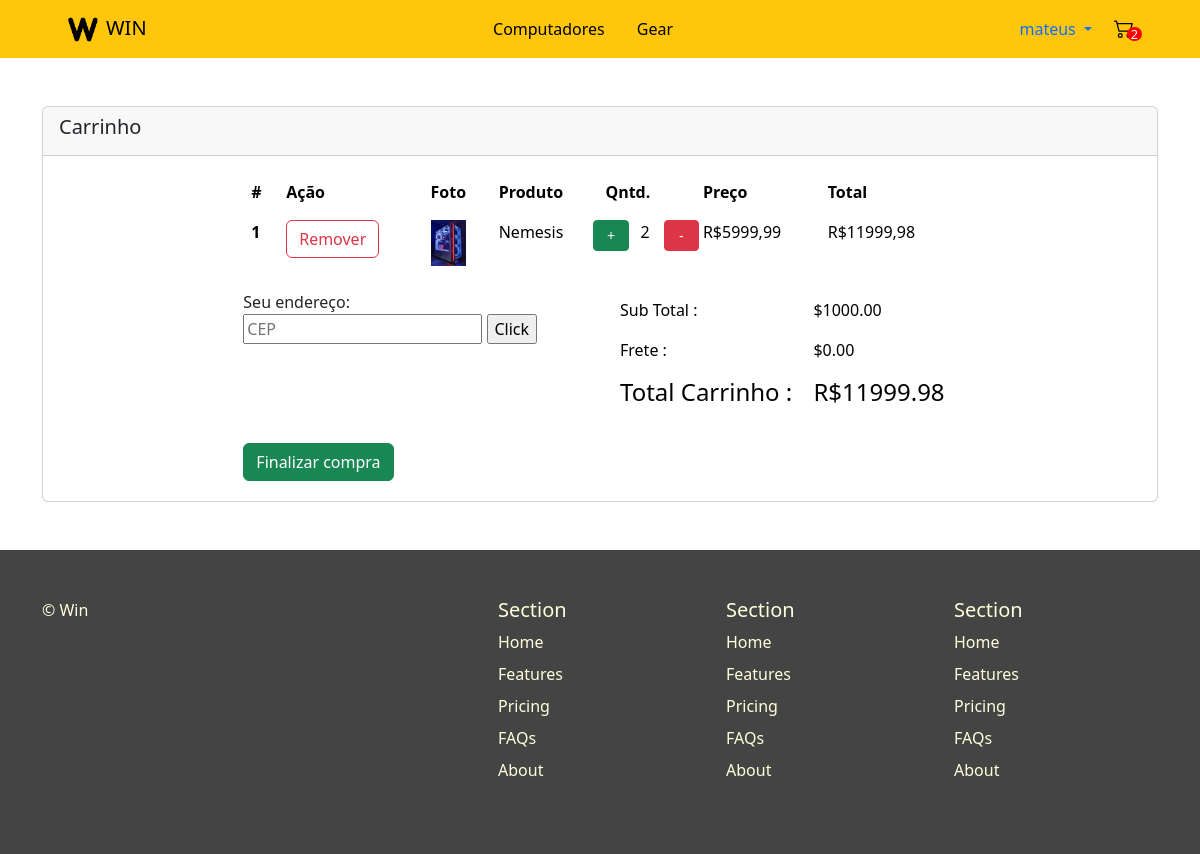
The app's page /carrinho (signed in), older data.
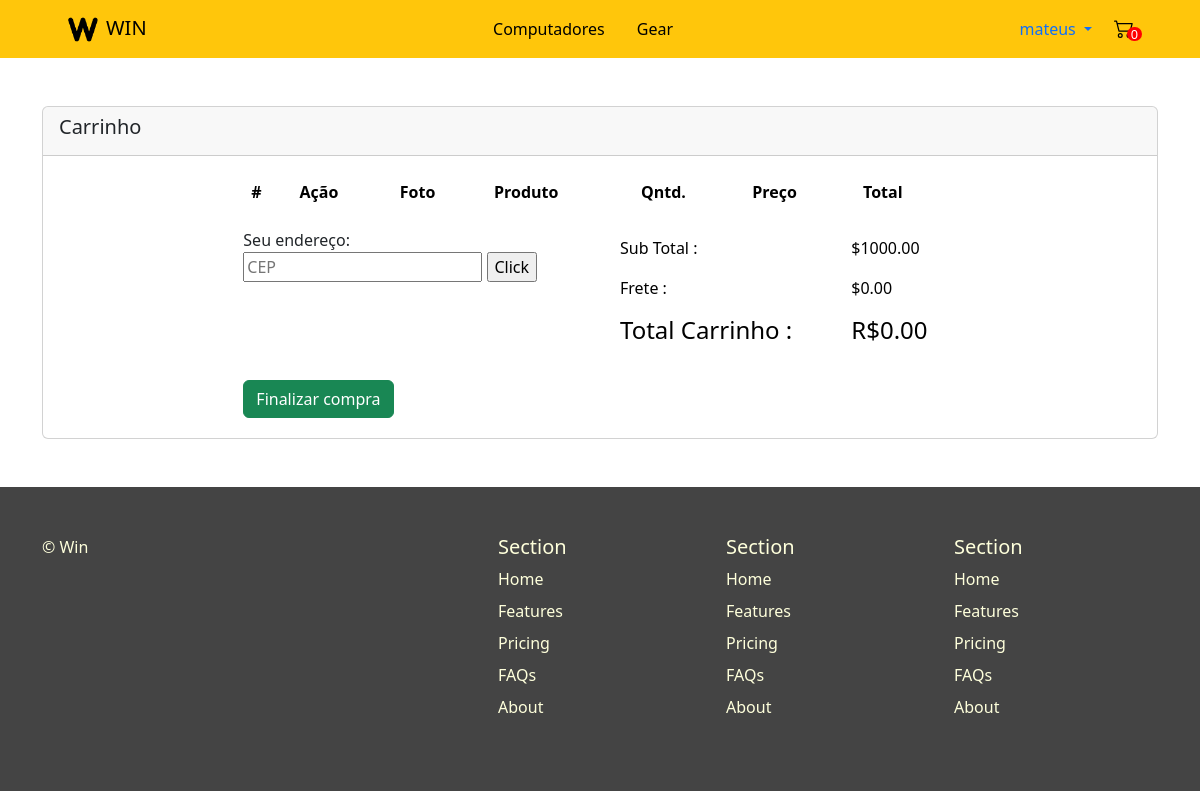
The same page, newer data.
### venda/models.py (models this page shows, shortened)
class Carrinho(models.Model):
    id = models.UUIDField(primary_key=True, default=uuid.uuid4)
    user = models.ForeignKey(User, on_delete=models.CASCADE)
    completed = models.BooleanField(default=False)
    @property
    def num_itens_carrinho(self):
        itens = self.itenscarrinho.all()
        quantidade = sum([item.quantidade for item in itens])
        return quantidade
    @property
    def subtotal_carrinho(self):
        produtos = self.itenscarrinho.all()
        total = sum([produto.total for produto in produtos])
        preco_total = f"{total:.2f}"
        return preco_total

class ItemCarrinho(models.Model):
    produto = models.ForeignKey('Produto', on_delete=models.CASCADE, related_name='itens')
    carrinho = models.ForeignKey('Carrinho', on_delete=models.CASCADE, related_name='itenscarrinho')
    quantidade = models.IntegerField(default=0)
    @property
    def total(self):
        total = self.produto.preco * self.quantidade
        return total

class Produto(models.Model):
    nome = models.CharField(max_length=100, help_text='Nome')
    descricao = models.CharField(max_length=100, help_text='Descrição')
    preco = models.FloatField(help_text='Preço')
    imagem = models.ImageField(upload_to='images', default='Sem imagem')
    estoque = models.IntegerField(default=0)
    CATEGORIAS = (
        ('c', 'Computador'),
        ('p', 'Periférico'),
        ('a', 'Acessório')
    )
    categoria = models.CharField(max_length=1,
                                 choices=CATEGORIAS,
                                 default='c',
                                 blank=True,
                                 help_text='Categoria do produto')

### venda/views.py (the view)
# urls.py: path('carrinho', views.carrinho, name="carrinho"),
def carrinho(request):
    carrinho = None
    itenscarrinho = []
    if request.user.is_authenticated:
        carrinho, created = Carrinho.objects.get_or_create(user=request.user, completed=False)
        itenscarrinho = carrinho.itenscarrinho.all()
    context = {"carrinho":carrinho, "itens":itenscarrinho}
    return render(request, "venda/carrinho.html", context)

### venda/context_processors.py (called while the page is built)
def carrinho(request):
    if request.user.is_authenticated:
        carrinho, created = Carrinho.objects.get_or_create(user=request.user, completed=False)
        return {'carrinho': carrinho}
    else:
        return {'carrinho':0}

### venda/templates/venda/carrinho.html (shortened to what the changed rows need)
{% extends 'base_generic.html' %}
{% block content %}
<link rel="stylesheet" href="https://cdn.jsdelivr.net/npm/remixicon@2.5.0/fonts/remixicon.css">
<div class="container">
<div class="contentbar">
        <div class="row">
            <div class="col-md-12 col-lg-12 col-xl-12">
                <div class="card my-5">
                    <div class="card-body">
                        <div class="row justify-content-center">
                            <div class="col-lg-10 col-xl-8">
                                <div class="cart-container">
                                    <div class="cart-head">
                                        <div class="table-responsive">
                                            <table class="table table-borderless">
                                                <thead>
                                                    <tr>
                                                        <th scope="col">#</th>
                                                        <th scope="col">Ação</th>
                                                        <th scope="col">Foto</th>
                                                        <th scope="col">Produto</th>
                                                        <th scope="col">Qntd.</th>
                                                        <th scope="col">Preço</th>
                                                        <th scope="col" class="text-right">Total</th>
                                                    </tr>
                                                </thead>
                                                <tbody>
                                                {% for item in itens %}
                                                    <tr>
                                                        <th scope="row">{{ forloop.counter }}</th>
                                                        <td><button class="delete-item-carrinho btn btn-outline-danger" value="{{ item.produto.id }}">Remover</button></td>
                                                        <td><img src="{{ item.produto.imagem.url }}" class="img-fluid" width="35" height="35" alt="product"></td>
                                                        <td>{{ item.produto.nome }}</td>
                                                        <td>
                                                            <div class="row row-cols-3">
                                                                <button class="add-to-cart btn btn-success btn-sm" value="{{ item.produto.id }}">+</button>
                                                                <div class="justify-items-center">{{ item.quantidade }}</div>
                                                                {% if item.quantidade == 1 %}
                                                                    <button class="remove-from-carrinho btn btn-secondary btn-sm" value="{{ item.produto.id }}" disabled>-</button>
                                                                {% else %}
                                                                    <button class="remove-from-carrinho btn btn-danger btn-sm" value="{{ item.produto.id }}">-</button>
                                                                {% endif %}
                                                            </div>
                                                        </td>
                                                        <td>R${{ item.produto.preco }}</td>
                                                        <td class="text-right">R${{ item.total }}</td>
                                                    </tr>
                                                {% endfor %}
                                                </tbody>
                                            </table>
                                        </div>
                                    </div>
                                    <div class="cart-body">
                                        <div class="row">
                                            <div class="col-md-12 order-1 order-lg-2 col-lg-7 col-xl-6">
                                                <div class="order-total table-responsive ">
                                                    <table class="table table-borderless text-right">
                                                        <tbody>
                                                            <tr>
                                                                <td class="f-w-7 font-18"><h4>R${{ carrinho.subtotal_carrinho }}</h4></td>
                                                            </tr>
                                                        </tbody>
                                                    </table>
                                                </div>
                                            </div>
                                        </div>
                                    </div>
                                </div>
                            </div>
                        </div>
                    </div>
                </div>
            </div>
        </div>
    </div>
    </div>
{% endblock %}

### venda/templates/base_generic.html (shortened to what the changed rows need)
<!DOCTYPE html>
<html lang="en">
    <head>
        {% load static %}
        <link rel="stylesheet" href="{% static 'css/styles.css' %}">
        <link href="https://cdn.jsdelivr.net/npm/bootstrap@5.3.2/dist/css/bootstrap.min.css" rel="stylesheet">
    </head>
    <body>
        <nav class="navbar navbar-expand-lg navbar-dark bg-dark px-10" style="background-color: #FFC60B !important;">
            <div class="container-fluid">
              <ul class="nav justify-content-center px-5">
                <li class="nav-item">
                    <div id="container-cart-icon">
                        {% if user.is_authenticated %}
                        <div id="navi"><div id="red-circle"><a id="inside-circle">{{ carrinho.num_itens_carrinho }}</a></div></div>
                        <div id="infoi">
                            <a href="{% url 'carrinho' %}"><img src="../media/cart2.svg" height="20" width="32" /></a>
                        </div>
                        {% else %}
                        <div id="navi"><div id="red-circle"><a id="inside-circle">0</a></div></div>
                        <div id="infoi">
                            <a href="{% url 'login' %}"><img src="../../media/cart2.svg" height="20" width="32" /></a>
                        </div>
                        {% endif %}
                    </div>
                </li>
              </ul>
              </div>
          </nav>
    {% block content %}
    {% endblock %}
    </body>
</html>

Row changes from the older to the newer data that the page shows:
removed ItemCarrinho: produto.imagem (picture), produto.nome "Nemesis", quantidade "2", produto.preco "5999,99", total "11999,98"
computed for Carrinho: num_itens_carrinho "2" → "0"; subtotal_carrinho "11999.98" → "0.00"
